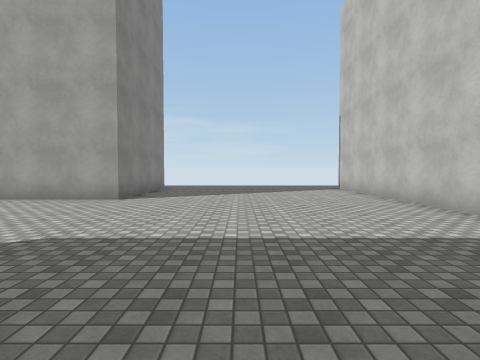
[1] (above)

12 first-person views from a walk through a scene from a Unity 3-D project. The camera is 1.4 m above the floor, tilts 2° down and sees 80° across. The floor is counted in squares, 2 m on a side. Each view is taken from the middle of a square. On the plan, view 1 faces up. The plan holds only what a view shows up to about 10 squares ahead; the rest is blank. The place goes on beyond the plan. Surface patterns are stand-ins for the level's own textures.

[2]
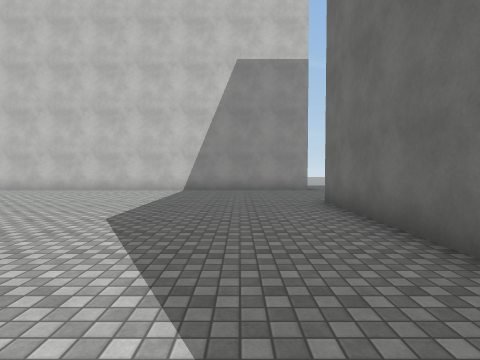

[3]
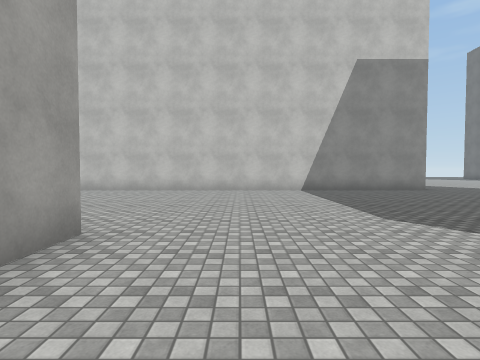

[4]
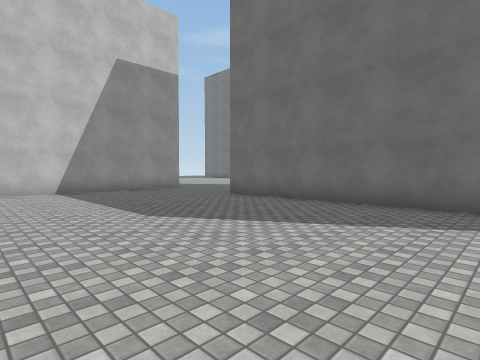

[5]
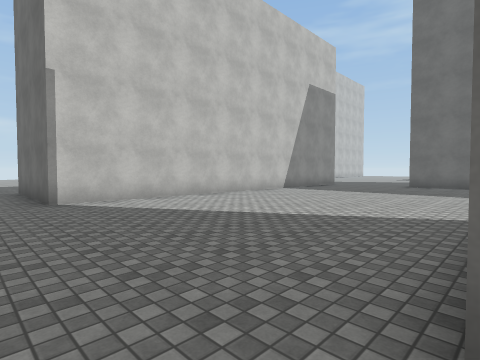

[6]
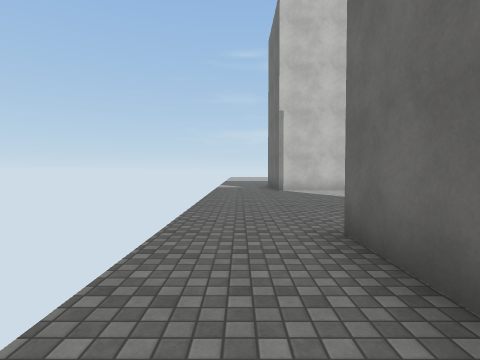

[7]
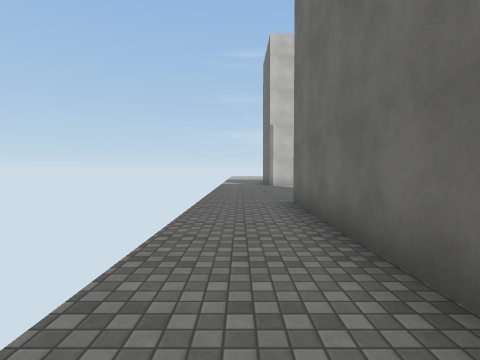

[8]
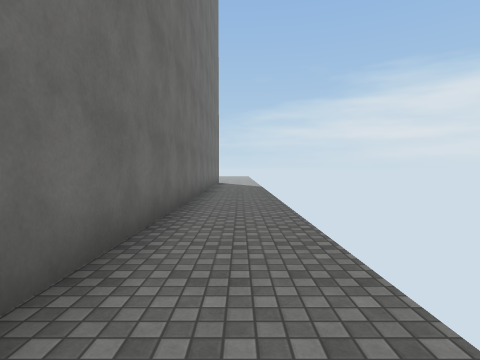

[9]
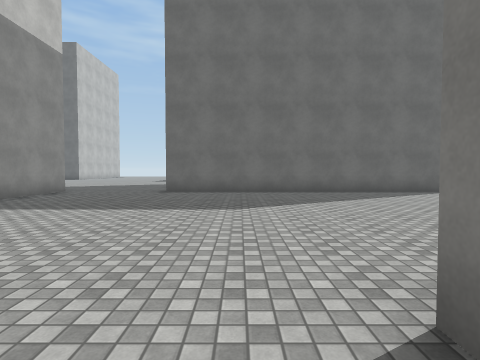

[10]
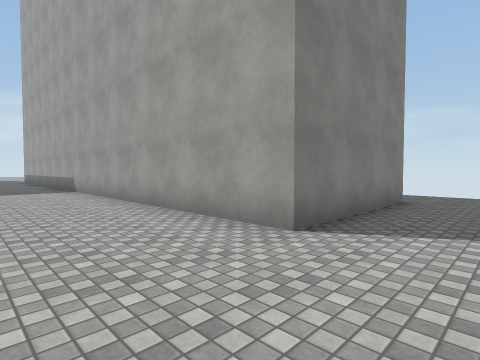

[11]
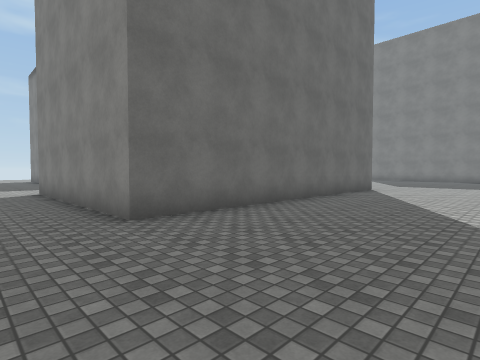

[12]
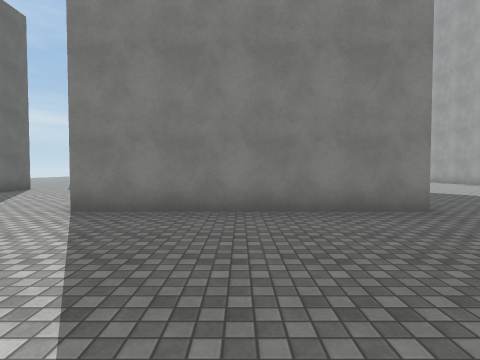

### Floor plan
Points are (right, up) in squares from view 1. A wall is a line through its corners. A room is listed if a view was taken in it or the views show most of it. See-through windows are left out.
Room 1 (views 1, 2, 3, 4, 5, 6, 7, 8, 9, 10, 11)
walls: (-8.4, -0.9) (0.3, -0.9); (-9.5, 10.9) (-2.9, 10.9) (-2.9, 6.7) (-9.5, 6.7); (3.7, -1.4) (3.7, 10.7)
ways out: opening at (2, -2) to room 2; opening at (3.5, 11.5) to room 2
Room 2 (view 12)
walls: (0.3, -0.9) (0.3, -6.9); (-5, -11.6) (-4, -11.6); (3.7, 10.7) (7.5, 10.7)
ways out: opening at (2, -2) to room 1; opening at (3.5, 11.5) to room 1

Positions as (right, up) in squares from view 1, and headings:
1: (0, 0), facing up
2: (-6, 1), facing right
3: (-6, 5), facing right
4: (-6, 5), facing down-right
5: (-3, 12), facing down-right
6: (-6, 12), facing right
7: (-9, 12), facing right
8: (-5, 12), facing left
9: (-2, 8), facing down
10: (-1, 4), facing up-left
11: (2, 3), facing down-left
12: (5, -4), facing left
